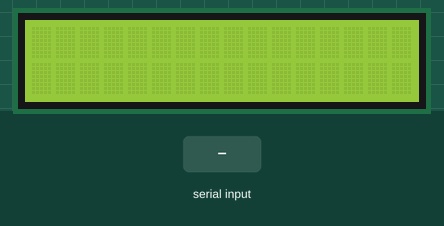
Simulated run of this sketch. Board: Arduino Uno, built with avr-gcc and run on an emulated ATmega328P. Parts: 16×2 character LCD. The inputs (shaded band) are chosen by the test bench.

Above: at 1.2 s.
1.3 s: byte 90 received over Serial
At 3.1 s:
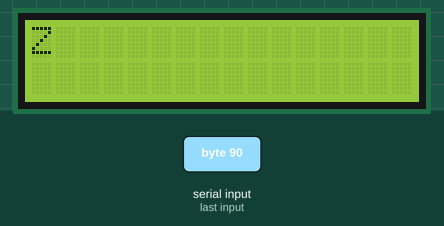
3.8 s: byte 120 received over Serial
At 6.2 s:
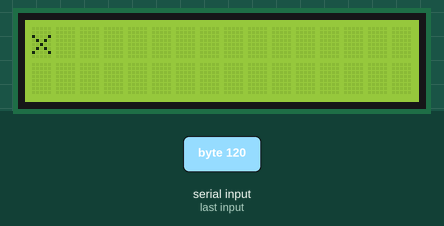
Timing chart, 0 to 7.7 s (numbered marks = the images above; inputs shaded):
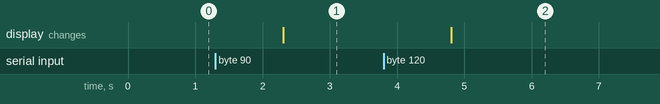

The sketch:

sketch_jul02a.ino
```cpp
#include <LiquidCrystal_I2C.h>

LiquidCrystal_I2C lcd(0x27,2,1,0,4,5,6,7,3,POSITIVE);

void setup() {
  // put your setup code here, to run once:

  Serial.begin(9600);
  lcd.begin(16,2);
  lcd.backlight();
  lcd.setCursor(0,0);

}

void loop() {
  // put your main code here, to run repeatedly:

  if(Serial.available())
  {
    delay(1000);
    lcd.clear();
    while(Serial.available()>0)
    {

      char c = Serial.read();
      if(isAlphaNumeric(c))
      {
        lcd.write(c);
      }

    }
  }

}
```

Measured:
- after the input at 1.3 s, the display: changes after 1.0 s (image 1)
- after the input at 3.8 s, the display: changes after 1.0 s (image 2)
